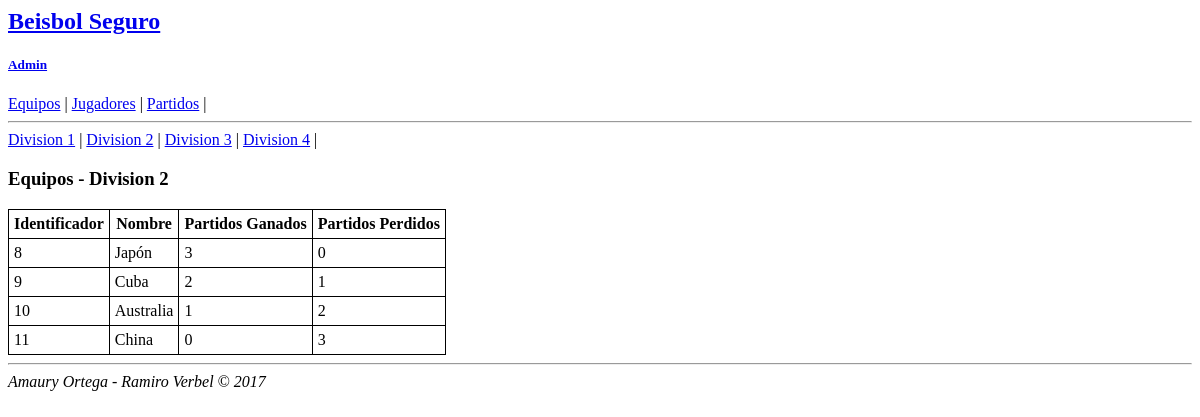
Before: /index.php/equipos/2 with the older database file.
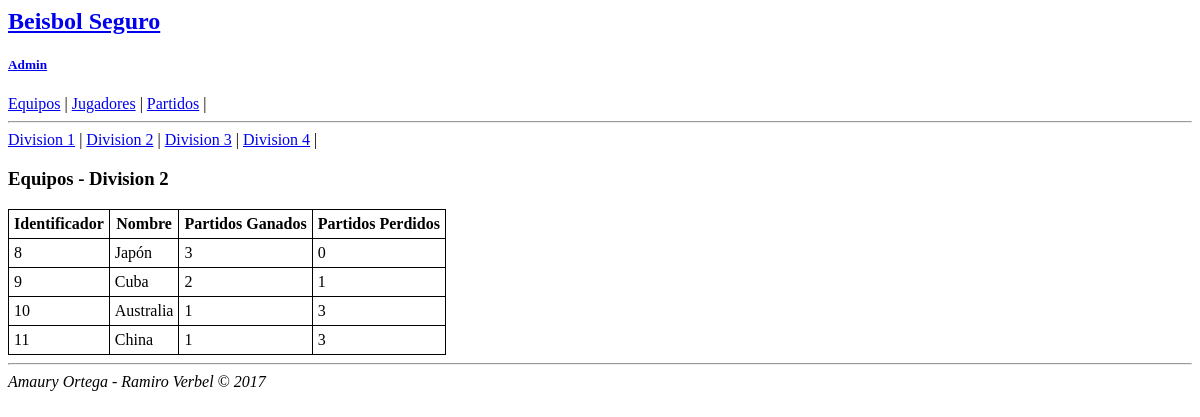
After: the same page with the newer database file.
### tables this page shows
CREATE TABLE `equipos` (
  `Identificador` int(11) NOT NULL,
  `Nombre` text NOT NULL,
  `Division` int(11) NOT NULL,
  `N_Partidos_Jugados` int(11) NOT NULL,
  `N_Partidos_Ganados` int(11) NOT NULL,
  `N_Partidos_Perdidos` int(11) NOT NULL
);

### application/controllers/CEquipos.php (called while the page is built, shortened)
<?php
class CEquipos extends CI_Controller {
    public function __construct(){
        $this->load->model('MEquipos');
    }
    public function division($num = 1){
        $this->load->view('plantillas/header');
        $data['division'] = $num;
        $data['equipos'] = $this->MEquipos->get_equipos($num);
        $this->load->view('equipos/division', $data);
        $this->load->view('plantillas/footer');
    }
}

### index.php (called while the page is built, shortened)
<?php
require_once BASEPATH.'core/CodeIgniter.php';

### application/models/MEquipos.php (called while the page is built, shortened)
<?php
class MEquipos extends CI_Model {
    public function get_equipos($division = FALSE){
        $this->db->order_by('N_Partidos_Ganados', 'DESC');
        $this->db->where('Division', $division);
        $query = $this->db->get('equipos');
        return $query->result_array();
    }
}

### application/views/equipos/division.php (the view, shortened to what this page needs)
<nav>
    <a href="<?php echo site_url('equipos/1');?>">Division 1</a> |
    <a href="<?php echo site_url('equipos/2');?>">Division 2</a> |
    <a href="<?php echo site_url('equipos/3');?>">Division 3</a> |
    <a href="<?php echo site_url('equipos/4');?>">Division 4</a> |
</nav>
<h3>Equipos - Division <?php echo $division;?></h3>
<table>
    <tr>
        <th>Identificador</th>
        <th>Nombre</th>
        <th>Partidos Ganados</th>
        <th>Partidos Perdidos</th>
    </tr>
<?php foreach ($equipos as $equipo): ?>
    <tr>
        <?php
        echo '<td>'.$equipo['Identificador'].'</td>';
        echo '<td>'.$equipo['Nombre'].'</td>';
        echo '<td>'.$equipo['N_Partidos_Ganados'].'</td>';
        echo '<td>'.$equipo['N_Partidos_Perdidos'].'</td>';
        ?>
    </tr>
<?php endforeach; ?>
</table>

### application/views/plantillas/header.php (shortened to what this page needs)
<html>
    <head>
    </head>
    <body>
        <h2><a href="<?php echo site_url();?>">Beisbol Seguro</a></h2>
        <h5><a href="<?php echo site_url('admin');?>">Admin</a></h5>
        <nav>
            <a href="<?php echo site_url('equipos');?>">Equipos</a> |
            <a href="<?php echo site_url('jugadores');?>">Jugadores</a> |
            <a href="<?php echo site_url('partidos');?>">Partidos</a> |
        </nav>
        <hr>

### application/views/plantillas/footer.php
        <hr>
        <em>Amaury Ortega - Ramiro Verbel &copy; 2017</em>
    </body>
</html>

### application/views/equipos/division.php (style rules this page uses)
table { width: auto; }
table, th, td { border: 1px solid black; border-collapse: collapse; }
th, td { padding: 5px; }

Changed rows visible on the page:
changed equipos "Australia": N_Partidos_Perdidos "2" → "3"
changed equipos "China": N_Partidos_Ganados "0" → "1"
